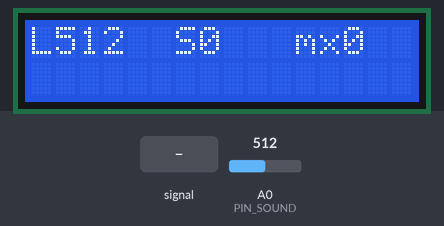
Simulated run of this sketch. Board: Arduino Uno, built with avr-gcc and run on an emulated ATmega328P. Shown: 16×2 character LCD. Inputs (shaded band) come from the test bench; at power-on: A0 (PIN_SOUND) = 512. What the sketch prints to the serial monitor is not drawn.

Above: at 2.2 s.
2.3 s: A0 (PIN_SOUND) fed a 200 Hz sine of ±81 counts around its level
At 4.6 s:
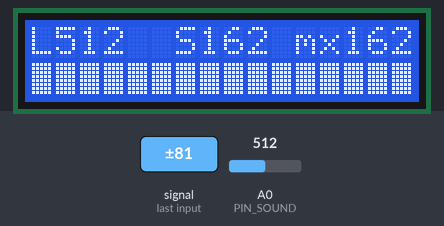
4.8 s: A0 (PIN_SOUND) set to 716
At 6.3 s:
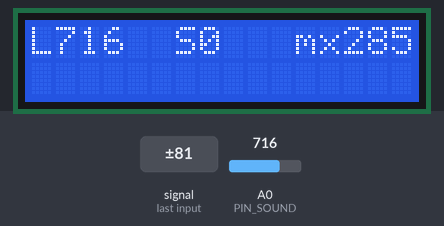
6.6 s: A0 (PIN_SOUND) set to 900
At 7.5 s:
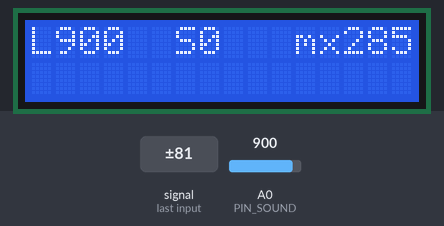
8.4 s: A0 (PIN_SOUND) set to 1023
At 8.61 s:
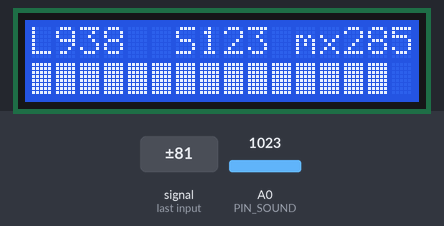
Timing chart, 0 to 11.2 s (numbered marks = the images above; inputs shaded):
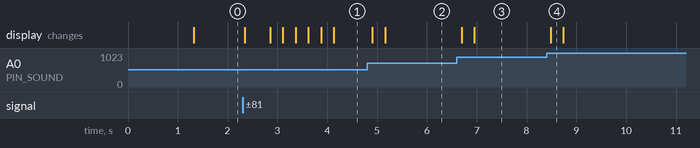

Measured:
- after the input at 2.3 s, the display: changes at once (image 1)
- after the input at 6.6 s, the display: first changes after 0.09 s (image 3 shows a later state)
- after the input at 8.4 s, the display: changes after 0.08 s (image 4)

The sketch:

MicTest.ino
```cpp
/*
  MIC TEST  -  is the KY-037 good enough to hear words?
  -----------------------------------------------------
  Same wiring as Mini Yaver: KY-037 AO -> A0, + -> 5V, G -> GND,
  and the LCD on D12..D7 (it's optional: the numbers also go to the
  Serial Monitor at 115200 baud).

  It records the sensor 8000 times a second, the same way Yaver will,
  and 4 times a second shows:
    level  the quiet middle of the signal (should be near 512)
    swing  how far your voice moves it, highest minus lowest
    avg    the average movement (a steadier "how loud")

  How to read it:
    1. Stay quiet for a few seconds: swing should be small (under ~10).
    2. Talk normally about 20 cm away, then 5 cm away.
       swing under 20   : too weak for words. Get a MAX9814 mic module.
       swing 20 to 60   : maybe. Gemini will catch loud, close speech.
       swing over 60    : good enough to try.
    3. If level is stuck near 0 or near 1023, or swing never changes,
       turn the little screw on the blue box slowly and watch level.
*/

#include <LiquidCrystal.h>

const uint8_t PIN_SOUND = A0;
LiquidCrystal lcd(12, 11, 10, 9, 8, 7);

const uint16_t SAMPLES = 2000;   // 2000 samples at 8000 a second = a quarter of a second
const uint16_t TICK_US = 125;    // 1 / 8000 s

long baseline = 512;             // the quiet middle, learned as it runs
uint16_t bestSwing = 0;          // loudest so far (shown on the LCD)

void setup() {
  Serial.begin(115200);
  lcd.begin(16, 2);
  lcd.print(F("Mic test"));
  lcd.setCursor(0, 1);
  lcd.print(F("talk to the KY"));
  Serial.println(F("level  swing  avg   (talk into the KY-037)"));
  delay(1000);
}

void loop() {
  uint16_t lo = 1023, hi = 0;
  long sum = 0, moveSum = 0;
  uint32_t next = micros();
  for (uint16_t i = 0; i < SAMPLES; i++) {
    while ((long)(micros() - next) < 0) {}      // wait for the next 1/8000 s
    next += TICK_US;
    int v = analogRead(PIN_SOUND);
    if (v < lo) lo = v;
    if (v > hi) hi = v;
    sum += v;
    moveSum += abs(v - baseline);
  }
  long level = sum / SAMPLES;
  baseline = (baseline * 3 + level) / 4;          // follow slow drift, not your voice
  uint16_t swing = hi - lo;
  uint16_t avg = moveSum / SAMPLES;
  if (swing > bestSwing) bestSwing = swing;

  // Serial Monitor: numbers and a bar
  Serial.print(level); Serial.print(F("    "));
  Serial.print(swing); Serial.print(F("    "));
  Serial.print(avg);   Serial.print(F("   "));
  for (uint16_t i = 0; i < swing / 4 && i < 60; i++) Serial.print('#');
  Serial.println();

  // LCD: "L512 S 34 max 88" and a bar
  char top[17];
  snprintf(top, sizeof(top), "L%-4d S%-3u mx%-3u", (int)level, swing, bestSwing);
  lcd.setCursor(0, 0);
  lcd.print(top);
  lcd.setCursor(0, 1);
  uint8_t bars = swing / 8 > 16 ? 16 : swing / 8;
  for (uint8_t i = 0; i < 16; i++) lcd.write(i < bars ? (uint8_t)255 : ' ');
}
```
